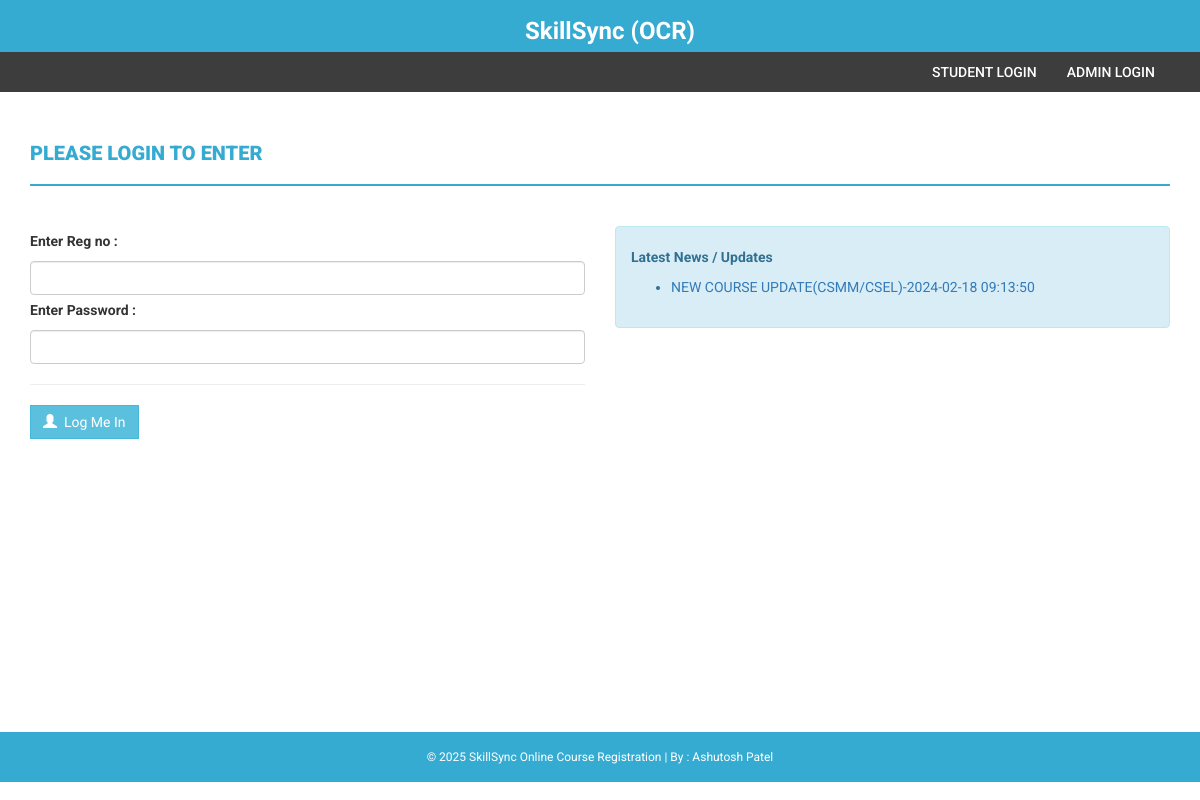
The page / on the database its author committed.
### tables this page shows
CREATE TABLE `news` (
  `id` int(11) NOT NULL,
  `newstitle` varchar(255) DEFAULT NULL,
  `newsDescription` mediumtext DEFAULT NULL,
  `postingDate` timestamp NULL DEFAULT current_timestamp()
);

### index.php (the view, shortened to what this page needs)
<!DOCTYPE html>
<html xmlns="http://www.w3.org/1999/xhtml">
<head>
    <link href="assets/css/bootstrap.css" rel="stylesheet" />
    <link href="assets/css/font-awesome.css" rel="stylesheet" />
    <link href="assets/css/style.css" rel="stylesheet" />
</head>
<body>
    <?php include('includes/header.php');?>
<section class="menu-section">
        <div class="container">
            <div class="row">
                <div class="col-md-12">
                    <div class="navbar-collapse collapse ">
                        <ul id="menu-top" class="nav navbar-nav navbar-right">
                             <li><a href="index.php">Student Login</a></li>
                             <li><a href="admin/">Admin Login </a></li>
                        </ul>
                    </div>
                </div>
            </div>
        </div>
    </section>
    <div class="content-wrapper">
        <div class="container">
            <div class="row">
                <div class="col-md-12">
                    <h4 class="page-head-line">Please Login To Enter </h4>
                </div>
            </div>
            <form name="admin" method="post">
            <div class="row">
                <div class="col-md-6">
                     <label>Enter Reg no : </label>
                        <input type="text" name="regno" class="form-control"  />
                        <label>Enter Password :  </label>
                        <input type="password" name="password" class="form-control"  />
                        <hr />
                        <button type="submit" name="submit" class="btn btn-info"><span class="glyphicon glyphicon-user"></span> &nbsp;Log Me In </button>&nbsp;
                </div>
                </form>
                <div class="col-md-6">
                    <div class="alert alert-info">
                         <strong> Latest News / Updates</strong>
                         <marquee direction='up'  scrollamount="2" onmouseover="this.stop();" onmouseout="this.start();">
                        <ul>
                            <?php
$sql=mysqli_query($con,"select * from news");
while($row=mysqli_fetch_array($sql))
{
?>
                            <li>
                              <a href="news-details.php?nid=<?php echo htmlentities($row['id']);?>"><?php echo htmlentities($row['newstitle']);?>-<?php echo htmlentities($row['postingDate']);?></a>
                            </li>
                           <?php } ?>
                        </ul>
                    </marquee>
                    </div>
                                    </div>
            </div>
        </div>
    <?php include('includes/footer.php');?>
</body>
</html>

### assets/css/style.css (style rules this page uses)
body { font-family: 'Roboto', sans-serif; line-height: 30px; }
.content-wrapper { margin-top: 40px; min-height: 600px; padding-bottom: 60px; }
.page-head-line { font-weight: 900; padding-bottom: 20px; border-bottom: 2px solid #36abd2; text-transform: uppercase; color: #36abd2; font-size: 20px; margin-bottom: 40px; }
.btn { border-radius: 0px; -webkit-border-radius: 0px; -moz-border-radius: 0px; }
.menu-section { background-color: #3D3D3D; }
#menu-top a { color: #FFF; text-decoration: none; font-weight: 500; padding: 10px 15px 10px 15px; text-transform: uppercase; }

### rows shown on the page
news: newstitle "NEW COURSE UPDATE(CSMM/CSEL)", postingDate "2024-02-18 09:13:50"
